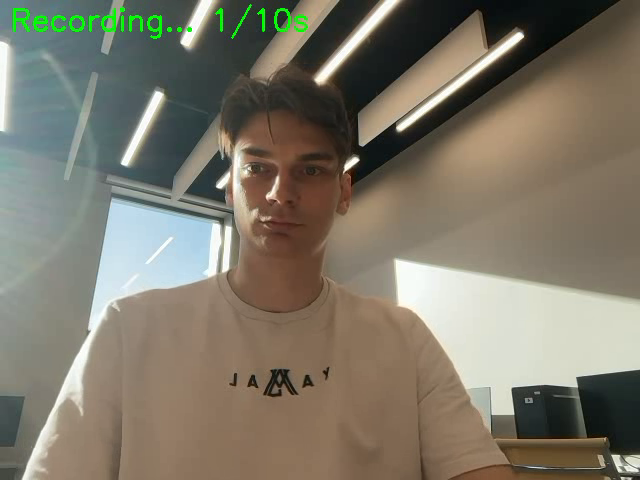
#> input picture frame 29 of lab5/test.mp4, 640 x 480 px, given in place of the camera
$ python camera_recorder.py
#> lines starting #> are read from the running program, lines starting #| are printed output that depends on the picture; after the words box and inside, x2 and y2 are one past the last pixel; in counts of white or black regions, pixels touching at a corner belong together
#!/usr/bin/env python3

import cv2
import argparse
import time
from pathlib import Path


class CameraRecorder:

    def __init__(self, output_path: str, width: int = 640, height: int = 480, fps: int = 30):
        self.output_path = output_path
        self.width = width
        self.height = height
        self.fps = fps

        self.cap = cv2.VideoCapture(0)
        if not self.cap.isOpened():
            raise RuntimeError("Cannot open camera")

        self.cap.set(cv2.CAP_PROP_FRAME_WIDTH, width)
        self.cap.set(cv2.CAP_PROP_FRAME_HEIGHT, height)
        self.cap.set(cv2.CAP_PROP_FPS, fps)

        actual_width = int(self.cap.get(cv2.CAP_PROP_FRAME_WIDTH))
        actual_height = int(self.cap.get(cv2.CAP_PROP_FRAME_HEIGHT))
        actual_fps = self.cap.get(cv2.CAP_PROP_FPS)

        print(f"[*] Camera resolution: {actual_width}x{actual_height}")
        print(f"[*] Camera FPS: {actual_fps:.2f}")

        fourcc = cv2.VideoWriter_fourcc(*'mp4v')
        self.writer = cv2.VideoWriter(output_path, fourcc, actual_fps, (actual_width, actual_height))

        if not self.writer.isOpened():
            raise RuntimeError(f"Cannot create video writer for {output_path}")

        print(f"[*] Recording to: {output_path}")

    def record(self, duration: int = 10):
#> called with duration = 10
        print(f"[*] Recording for {duration} seconds...")
        print("[*] Press SPACE to stop early, or wait for auto-stop")

        frame_count = 0
        start_time = time.time()

        while time.time() - start_time < duration:
            ret, frame = self.cap.read()
#> frame is the input picture: shape (480, 640, 3); mean B, G, R 105.8, 120.5, 126.1
            if not ret:
                break

            frame = cv2.flip(frame, 1)
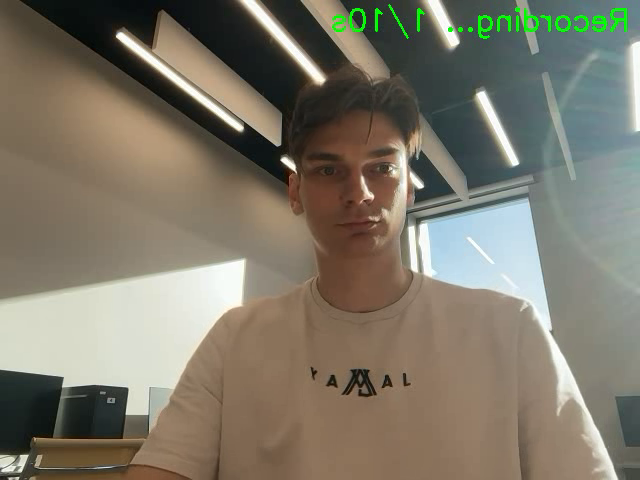
#> frame: shape (480, 640, 3); mean B, G, R 105.8, 120.5, 126.1

            elapsed = int(time.time() - start_time)
            remaining = duration - elapsed

            text = f"Recording... {elapsed}/{duration}s"
            cv2.putText(frame, text, (10, 30), cv2.FONT_HERSHEY_SIMPLEX,
                       1, (0, 255, 0), 2)
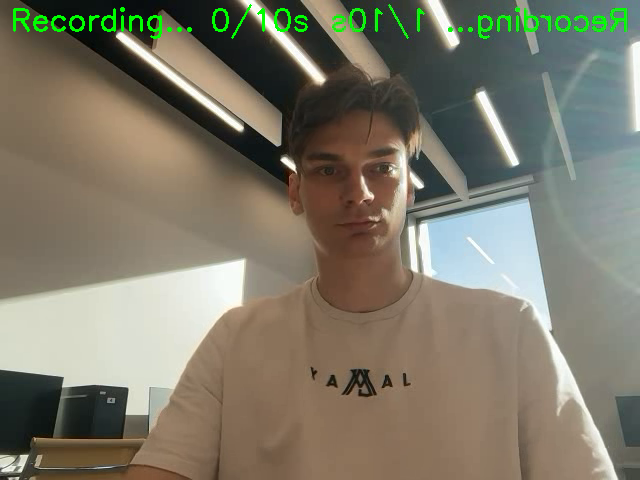
#> frame: shape (480, 640, 3); 0.61% of pixels changed, all inside (x1, y1, x2, y2) = (13, 4, 308, 39)

            self.writer.write(frame)

            cv2.imshow("Recording Preview (Press SPACE to stop)", frame)

            key = cv2.waitKey(1) & 0xFF
#> (key Esc is pressed here)
            if key == ord(' '):
                print("\n[*] Recording stopped by user")
                break

            frame_count += 1

        print(f"[✓] Recorded {frame_count} frames")
        return frame_count

    def __del__(self):
        if self.cap is not None:
            self.cap.release()
        if self.writer is not None:
            self.writer.release()
        cv2.destroyAllWindows()


def main():
    parser = argparse.ArgumentParser(
        description="Record video from webcam for YOLOv8 testing"
    )
    parser.add_argument(
        "-o", "--output",
        type=str,
        default="test_video.mp4",
        help="Output video filename (default: test_video.mp4)"
    )
    parser.add_argument(
        "-d", "--duration",
        type=int,
        default=10,
        help="Recording duration in seconds (default: 10)"
    )
    parser.add_argument(
        "-w", "--width",
        type=int,
        default=640,
        help="Video width (default: 640)"
    )
    parser.add_argument(
        "--height",
        type=int,
        default=480,
        help="Video height (default: 480)"
    )
    parser.add_argument(
        "-f", "--fps",
        type=int,
        default=30,
        help="Video FPS (default: 30)"
    )

    args = parser.parse_args()

    print("=" * 60)
    print("Camera Recorder for YOLOv8 Testing")
    print("=" * 60)

    try:
        if Path(args.output).exists():
            response = input(f"\nFile {args.output} already exists. Overwrite? (y/n): ")
            if response.lower() != 'y':
                print("[!] Cancelled")
                return

        recorder = CameraRecorder(args.output, args.width, args.height, args.fps)
        frame_count = recorder.record(args.duration)
#> frame_count = 2

        print("\n" + "=" * 60)
        print(f"[✓] Video saved: {args.output}")
        print(f"[✓] Total frames: {frame_count}")
#| [✓] Total frames: 2
        print("=" * 60)

    except KeyboardInterrupt:
        print("\n[!] Recording cancelled by user")

    except Exception as e:
        print(f"[!] Error: {e}")


if __name__ == "__main__":
    main()

$ run again, starting later in the video
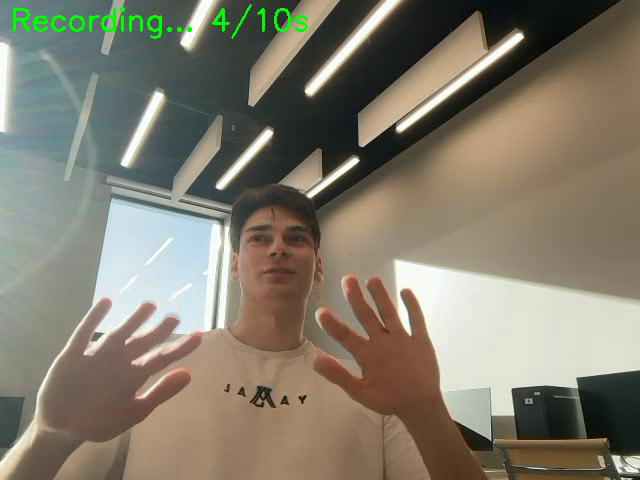
#> input picture frame 133 of lab5/test.mp4, 640 x 480 px, given in place of the camera
#> in record, frame is the input picture: shape (480, 640, 3); mean B, G, R 109.5, 125, 130.9
#> in record, `frame = cv2.flip(frame, 1)`:
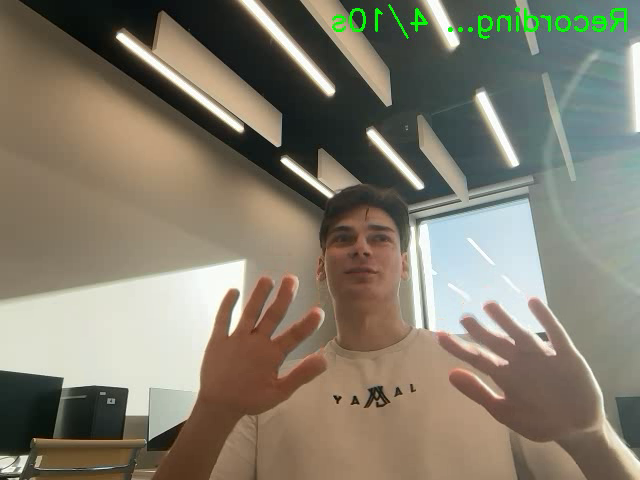
#> frame: shape (480, 640, 3); mean B, G, R 109.5, 125, 130.9
#> in record, `cv2.putText(frame, text, (10, 30), cv2.FONT_HERSHEY_SIMPLEX, 1, (0, 25..`:
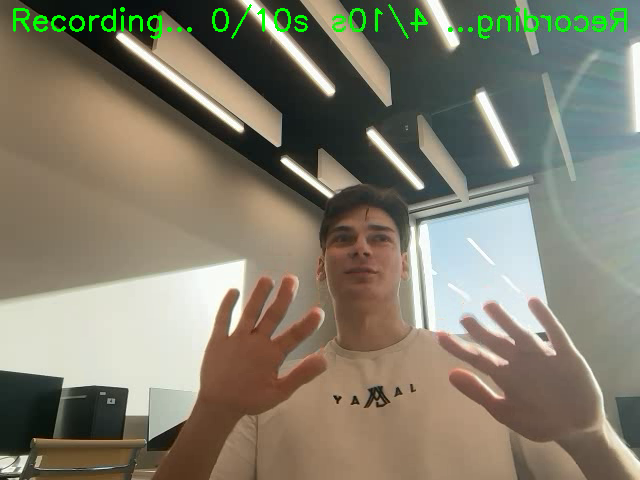
#> frame: shape (480, 640, 3); 0.61% of pixels changed, all inside (x1, y1, x2, y2) = (13, 4, 308, 39)
#> frame_count = 2
#| [✓] Total frames: 2

$ run again, starting later in the video
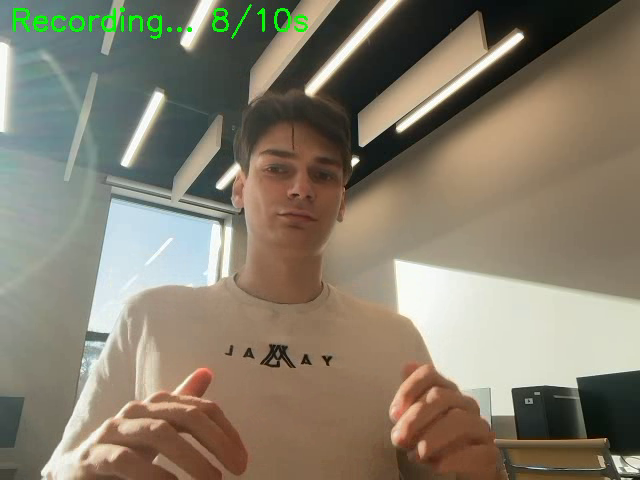
#> input picture frame 237 of lab5/test.mp4, 640 x 480 px, given in place of the camera
#> in record, frame is the input picture: shape (480, 640, 3); mean B, G, R 109, 126.1, 134
#> in record, `frame = cv2.flip(frame, 1)`:
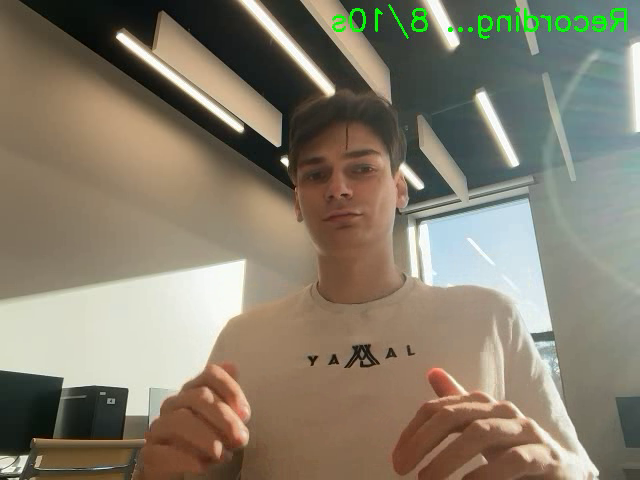
#> frame: shape (480, 640, 3); mean B, G, R 109, 126.1, 134
#> in record, `cv2.putText(frame, text, (10, 30), cv2.FONT_HERSHEY_SIMPLEX, 1, (0, 25..`:
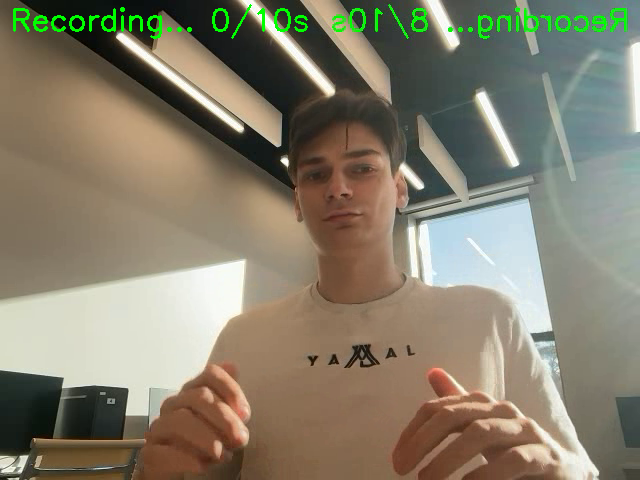
#> frame: shape (480, 640, 3); 0.61% of pixels changed, all inside (x1, y1, x2, y2) = (13, 4, 308, 39)
#> frame_count = 2
#| [✓] Total frames: 2
